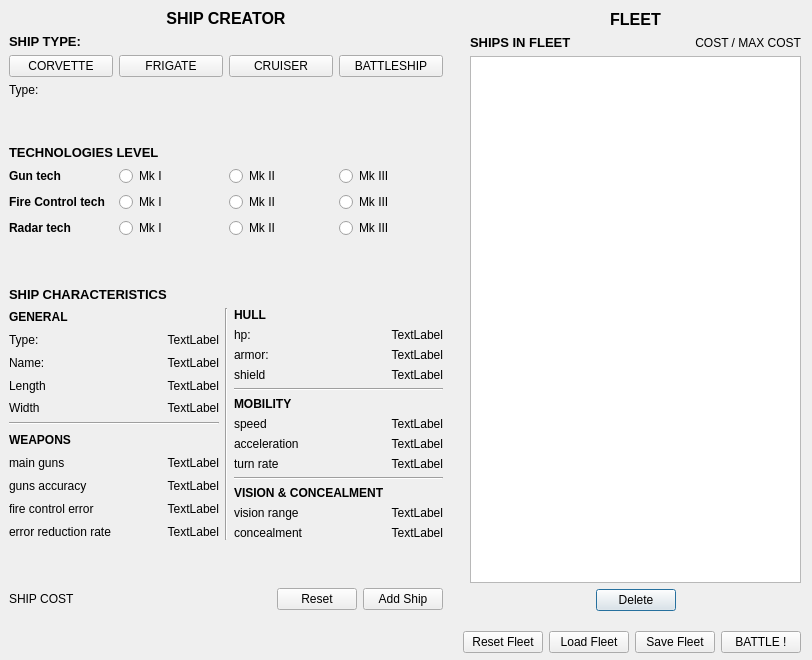
<?xml version="1.0" encoding="UTF-8"?>
<ui version="4.0">
 <class>FleetSetUp</class>
 <widget class="QDialog" name="FleetSetUp">
  <property name="geometry">
   <rect>
    <x>0</x>
    <y>0</y>
    <width>812</width>
    <height>660</height>
   </rect>
  </property>
  <property name="minimumSize">
   <size>
    <width>812</width>
    <height>660</height>
   </size>
  </property>
  <property name="maximumSize">
   <size>
    <width>812</width>
    <height>660</height>
   </size>
  </property>
  <property name="windowTitle">
   <string>Set up your fleet</string>
  </property>
  <widget class="QWidget" name="verticalLayoutWidget">
   <property name="geometry">
    <rect>
     <x>470</x>
     <y>10</y>
     <width>331</width>
     <height>601</height>
    </rect>
   </property>
   <layout class="QVBoxLayout" name="fleet_lyt">
    <property name="sizeConstraint">
     <enum>QLayout::SetDefaultConstraint</enum>
    </property>
    <item>
     <widget class="QLabel" name="fleet_lbl">
      <property name="font">
       <font>
        <pointsize>12</pointsize>
        <weight>75</weight>
        <bold>true</bold>
       </font>
      </property>
      <property name="text">
       <string>FLEET</string>
      </property>
      <property name="alignment">
       <set>Qt::AlignCenter</set>
      </property>
     </widget>
    </item>
    <item>
     <layout class="QHBoxLayout" name="horizontalLayout_7">
      <item>
       <widget class="QLabel" name="ships_in_fleet_lbl">
        <property name="font">
         <font>
          <pointsize>10</pointsize>
          <weight>75</weight>
          <bold>true</bold>
         </font>
        </property>
        <property name="text">
         <string>SHIPS IN FLEET</string>
        </property>
       </widget>
      </item>
      <item>
       <widget class="QLabel" name="cur_fleet_cost_lbl">
        <property name="text">
         <string>COST / MAX COST</string>
        </property>
        <property name="alignment">
         <set>Qt::AlignRight|Qt::AlignTrailing|Qt::AlignVCenter</set>
        </property>
       </widget>
      </item>
     </layout>
    </item>
    <item>
     <widget class="QListView" name="listView"/>
    </item>
    <item>
     <layout class="QHBoxLayout" name="del_ship_lyt">
      <item>
       <spacer name="horizontalSpacer_3">
        <property name="orientation">
         <enum>Qt::Horizontal</enum>
        </property>
        <property name="sizeHint" stdset="0">
         <size>
          <width>40</width>
          <height>20</height>
         </size>
        </property>
       </spacer>
      </item>
      <item>
       <widget class="QPushButton" name="del_ship_but">
        <property name="text">
         <string>Delete</string>
        </property>
       </widget>
      </item>
      <item>
       <spacer name="horizontalSpacer_4">
        <property name="orientation">
         <enum>Qt::Horizontal</enum>
        </property>
        <property name="sizeHint" stdset="0">
         <size>
          <width>40</width>
          <height>20</height>
         </size>
        </property>
       </spacer>
      </item>
     </layout>
    </item>
   </layout>
  </widget>
  <widget class="QWidget" name="horizontalLayoutWidget_2">
   <property name="geometry">
    <rect>
     <x>10</x>
     <y>630</y>
     <width>791</width>
     <height>25</height>
    </rect>
   </property>
   <layout class="QHBoxLayout" name="main_choices_lyt">
    <item>
     <spacer name="horizontalSpacer">
      <property name="orientation">
       <enum>Qt::Horizontal</enum>
      </property>
      <property name="sizeHint" stdset="0">
       <size>
        <width>40</width>
        <height>20</height>
       </size>
      </property>
     </spacer>
    </item>
    <item>
     <widget class="QPushButton" name="clear_fleet_but">
      <property name="text">
       <string>Reset Fleet</string>
      </property>
     </widget>
    </item>
    <item>
     <widget class="QPushButton" name="load_fleet_but">
      <property name="text">
       <string>Load Fleet</string>
      </property>
     </widget>
    </item>
    <item>
     <widget class="QPushButton" name="save_fleet_but">
      <property name="text">
       <string>Save Fleet</string>
      </property>
     </widget>
    </item>
    <item>
     <widget class="QPushButton" name="battle_but">
      <property name="text">
       <string>BATTLE !</string>
      </property>
     </widget>
    </item>
   </layout>
  </widget>
  <widget class="QWidget" name="verticalLayoutWidget_2">
   <property name="geometry">
    <rect>
     <x>9</x>
     <y>9</y>
     <width>434</width>
     <height>601</height>
    </rect>
   </property>
   <layout class="QVBoxLayout" name="ship_creator_lyt">
    <item>
     <widget class="QLabel" name="ship_creator_lbl">
      <property name="font">
       <font>
        <pointsize>12</pointsize>
        <weight>75</weight>
        <bold>true</bold>
       </font>
      </property>
      <property name="text">
       <string>SHIP CREATOR</string>
      </property>
      <property name="alignment">
       <set>Qt::AlignCenter</set>
      </property>
     </widget>
    </item>
    <item>
     <layout class="QVBoxLayout" name="type_select_lyt">
      <item>
       <widget class="QLabel" name="type_lbl">
        <property name="font">
         <font>
          <pointsize>10</pointsize>
          <weight>75</weight>
          <bold>true</bold>
         </font>
        </property>
        <property name="text">
         <string>SHIP TYPE:</string>
        </property>
       </widget>
      </item>
      <item>
       <layout class="QVBoxLayout" name="type_choices_lyt">
        <item>
         <layout class="QHBoxLayout" name="type_buttons_lyt">
          <property name="sizeConstraint">
           <enum>QLayout::SetDefaultConstraint</enum>
          </property>
          <item>
           <widget class="QPushButton" name="pt_but">
            <property name="text">
             <string>CORVETTE</string>
            </property>
           </widget>
          </item>
          <item>
           <widget class="QPushButton" name="ff_but">
            <property name="text">
             <string>FRIGATE</string>
            </property>
           </widget>
          </item>
          <item>
           <widget class="QPushButton" name="ca_but">
            <property name="text">
             <string>CRUISER</string>
            </property>
           </widget>
          </item>
          <item>
           <widget class="QPushButton" name="bb_but">
            <property name="text">
             <string>BATTLESHIP</string>
            </property>
           </widget>
          </item>
         </layout>
        </item>
       </layout>
      </item>
      <item>
       <widget class="QLabel" name="cur_type_lbl">
        <property name="text">
         <string>Type:</string>
        </property>
       </widget>
      </item>
     </layout>
    </item>
    <item>
     <spacer name="verticalSpacer">
      <property name="orientation">
       <enum>Qt::Vertical</enum>
      </property>
      <property name="sizeHint" stdset="0">
       <size>
        <width>20</width>
        <height>40</height>
       </size>
      </property>
     </spacer>
    </item>
    <item>
     <layout class="QVBoxLayout" name="tech_lyt">
      <item>
       <widget class="QLabel" name="techs_lbl">
        <property name="font">
         <font>
          <pointsize>10</pointsize>
          <weight>75</weight>
          <bold>true</bold>
         </font>
        </property>
        <property name="text">
         <string>TECHNOLOGIES LEVEL</string>
        </property>
       </widget>
      </item>
      <item>
       <layout class="QGridLayout" name="gridLayout">
        <item row="0" column="0">
         <widget class="QLabel" name="gun_tech_lbl">
          <property name="font">
           <font>
            <weight>75</weight>
            <bold>true</bold>
           </font>
          </property>
          <property name="text">
           <string>Gun tech</string>
          </property>
         </widget>
        </item>
        <item row="2" column="1">
         <widget class="QRadioButton" name="rdr_tech_0">
          <property name="text">
           <string>Mk I</string>
          </property>
         </widget>
        </item>
        <item row="1" column="1">
         <widget class="QRadioButton" name="fc_tech_0">
          <property name="text">
           <string>Mk I</string>
          </property>
         </widget>
        </item>
        <item row="0" column="2">
         <widget class="QRadioButton" name="gun_tech_1">
          <property name="text">
           <string>Mk II</string>
          </property>
         </widget>
        </item>
        <item row="2" column="2">
         <widget class="QRadioButton" name="rdr_tech_1">
          <property name="text">
           <string>Mk II</string>
          </property>
         </widget>
        </item>
        <item row="1" column="2">
         <widget class="QRadioButton" name="fc_tech_1">
          <property name="text">
           <string>Mk II</string>
          </property>
         </widget>
        </item>
        <item row="2" column="0">
         <widget class="QLabel" name="radar_tech_lbl">
          <property name="font">
           <font>
            <weight>75</weight>
            <bold>true</bold>
           </font>
          </property>
          <property name="text">
           <string>Radar tech</string>
          </property>
         </widget>
        </item>
        <item row="1" column="0">
         <widget class="QLabel" name="fc_tech_lbl">
          <property name="font">
           <font>
            <weight>75</weight>
            <bold>true</bold>
           </font>
          </property>
          <property name="text">
           <string>Fire Control tech</string>
          </property>
         </widget>
        </item>
        <item row="0" column="1">
         <widget class="QRadioButton" name="gun_tech_0">
          <property name="text">
           <string>Mk I</string>
          </property>
         </widget>
        </item>
        <item row="0" column="3">
         <widget class="QRadioButton" name="gun_tech_2">
          <property name="text">
           <string>Mk III</string>
          </property>
         </widget>
        </item>
        <item row="1" column="3">
         <widget class="QRadioButton" name="fc_tech_2">
          <property name="text">
           <string>Mk III</string>
          </property>
         </widget>
        </item>
        <item row="2" column="3">
         <widget class="QRadioButton" name="rdr_tech_2">
          <property name="text">
           <string>Mk III</string>
          </property>
         </widget>
        </item>
       </layout>
      </item>
     </layout>
    </item>
    <item>
     <spacer name="verticalSpacer_2">
      <property name="orientation">
       <enum>Qt::Vertical</enum>
      </property>
      <property name="sizeHint" stdset="0">
       <size>
        <width>20</width>
        <height>40</height>
       </size>
      </property>
     </spacer>
    </item>
    <item>
     <layout class="QVBoxLayout" name="ship_stats_lyt">
      <item>
       <widget class="QLabel" name="ship_stats_lbl">
        <property name="font">
         <font>
          <pointsize>10</pointsize>
          <weight>75</weight>
          <bold>true</bold>
         </font>
        </property>
        <property name="text">
         <string>SHIP CHARACTERISTICS</string>
        </property>
       </widget>
      </item>
      <item>
       <layout class="QHBoxLayout" name="ship_stats_lyt_2">
        <item>
         <layout class="QVBoxLayout" name="ship_stats_lyt_3">
          <item>
           <widget class="QLabel" name="general_label">
            <property name="font">
             <font>
              <weight>75</weight>
              <bold>true</bold>
             </font>
            </property>
            <property name="text">
             <string>GENERAL</string>
            </property>
           </widget>
          </item>
          <item>
           <layout class="QHBoxLayout" name="type_lyt">
            <item>
             <widget class="QLabel" name="type_label">
              <property name="text">
               <string>Type:</string>
              </property>
             </widget>
            </item>
            <item>
             <widget class="QLabel" name="ship_type_label">
              <property name="text">
               <string>TextLabel</string>
              </property>
              <property name="alignment">
               <set>Qt::AlignRight|Qt::AlignTrailing|Qt::AlignVCenter</set>
              </property>
             </widget>
            </item>
           </layout>
          </item>
          <item>
           <layout class="QHBoxLayout" name="name_lyt">
            <item>
             <widget class="QLabel" name="name_label">
              <property name="text">
               <string>Name:</string>
              </property>
             </widget>
            </item>
            <item>
             <widget class="QLabel" name="ship_name_label">
              <property name="text">
               <string>TextLabel</string>
              </property>
              <property name="alignment">
               <set>Qt::AlignRight|Qt::AlignTrailing|Qt::AlignVCenter</set>
              </property>
             </widget>
            </item>
           </layout>
          </item>
          <item>
           <layout class="QHBoxLayout" name="len_lyt">
            <item>
             <widget class="QLabel" name="length_lbl">
              <property name="text">
               <string>Length</string>
              </property>
             </widget>
            </item>
            <item>
             <widget class="QLabel" name="ship_length_lbl">
              <property name="text">
               <string>TextLabel</string>
              </property>
              <property name="alignment">
               <set>Qt::AlignRight|Qt::AlignTrailing|Qt::AlignVCenter</set>
              </property>
             </widget>
            </item>
           </layout>
          </item>
          <item>
           <layout class="QHBoxLayout" name="widht_layout">
            <item>
             <widget class="QLabel" name="width_lbl">
              <property name="text">
               <string>Width</string>
              </property>
             </widget>
            </item>
            <item>
             <widget class="QLabel" name="ship_width_lbl">
              <property name="text">
               <string>TextLabel</string>
              </property>
              <property name="alignment">
               <set>Qt::AlignRight|Qt::AlignTrailing|Qt::AlignVCenter</set>
              </property>
             </widget>
            </item>
           </layout>
          </item>
          <item>
           <widget class="Line" name="line">
            <property name="orientation">
             <enum>Qt::Horizontal</enum>
            </property>
           </widget>
          </item>
          <item>
           <widget class="QLabel" name="weapons_lbl">
            <property name="font">
             <font>
              <weight>75</weight>
              <bold>true</bold>
             </font>
            </property>
            <property name="text">
             <string>WEAPONS</string>
            </property>
           </widget>
          </item>
          <item>
           <layout class="QHBoxLayout" name="main_guns_lyt">
            <item>
             <widget class="QLabel" name="ship_mg_lbl">
              <property name="text">
               <string>main guns</string>
              </property>
             </widget>
            </item>
            <item>
             <widget class="QLabel" name="ship_w_lbl">
              <property name="text">
               <string>TextLabel</string>
              </property>
              <property name="alignment">
               <set>Qt::AlignRight|Qt::AlignTrailing|Qt::AlignVCenter</set>
              </property>
             </widget>
            </item>
           </layout>
          </item>
          <item>
           <layout class="QHBoxLayout" name="acc_lyt">
            <item>
             <widget class="QLabel" name="acc_lbl">
              <property name="text">
               <string>guns accuracy</string>
              </property>
             </widget>
            </item>
            <item>
             <widget class="QLabel" name="ship_acc_lbl">
              <property name="text">
               <string>TextLabel</string>
              </property>
              <property name="alignment">
               <set>Qt::AlignRight|Qt::AlignTrailing|Qt::AlignVCenter</set>
              </property>
             </widget>
            </item>
           </layout>
          </item>
          <item>
           <layout class="QHBoxLayout" name="fc_lyt">
            <item>
             <widget class="QLabel" name="fc_lbl">
              <property name="text">
               <string>fire control error</string>
              </property>
             </widget>
            </item>
            <item>
             <widget class="QLabel" name="ship_fc_lbl">
              <property name="text">
               <string>TextLabel</string>
              </property>
              <property name="alignment">
               <set>Qt::AlignRight|Qt::AlignTrailing|Qt::AlignVCenter</set>
              </property>
             </widget>
            </item>
           </layout>
          </item>
          <item>
           <layout class="QHBoxLayout" name="err_reduc_lyt">
            <item>
             <widget class="QLabel" name="err_reduc_lbl">
              <property name="text">
               <string>error reduction rate</string>
              </property>
             </widget>
            </item>
            <item>
             <widget class="QLabel" name="ship_errreduc_lbl">
              <property name="text">
               <string>TextLabel</string>
              </property>
              <property name="alignment">
               <set>Qt::AlignRight|Qt::AlignTrailing|Qt::AlignVCenter</set>
              </property>
             </widget>
            </item>
           </layout>
          </item>
         </layout>
        </item>
        <item>
         <widget class="Line" name="line_4">
          <property name="orientation">
           <enum>Qt::Vertical</enum>
          </property>
         </widget>
        </item>
        <item>
         <layout class="QVBoxLayout" name="hull_stats_lyt">
          <item>
           <widget class="QLabel" name="hull_label">
            <property name="font">
             <font>
              <weight>75</weight>
              <bold>true</bold>
             </font>
            </property>
            <property name="text">
             <string>HULL</string>
            </property>
           </widget>
          </item>
          <item>
           <layout class="QHBoxLayout" name="hp_lyt">
            <item>
             <widget class="QLabel" name="max_hp_lbl">
              <property name="text">
               <string>hp:</string>
              </property>
             </widget>
            </item>
            <item>
             <widget class="QLabel" name="ship_max_hp_lbl">
              <property name="text">
               <string>TextLabel</string>
              </property>
              <property name="alignment">
               <set>Qt::AlignRight|Qt::AlignTrailing|Qt::AlignVCenter</set>
              </property>
             </widget>
            </item>
           </layout>
          </item>
          <item>
           <layout class="QHBoxLayout" name="armor_lyt">
            <item>
             <widget class="QLabel" name="armor_lbl">
              <property name="text">
               <string>armor:</string>
              </property>
             </widget>
            </item>
            <item>
             <widget class="QLabel" name="ship_armor_lbl">
              <property name="text">
               <string>TextLabel</string>
              </property>
              <property name="alignment">
               <set>Qt::AlignRight|Qt::AlignTrailing|Qt::AlignVCenter</set>
              </property>
             </widget>
            </item>
           </layout>
          </item>
          <item>
           <layout class="QHBoxLayout" name="shield_lyt">
            <item>
             <widget class="QLabel" name="shield_lbl">
              <property name="text">
               <string>shield</string>
              </property>
             </widget>
            </item>
            <item>
             <widget class="QLabel" name="ship_shield_lbl">
              <property name="text">
               <string>TextLabel</string>
              </property>
              <property name="alignment">
               <set>Qt::AlignRight|Qt::AlignTrailing|Qt::AlignVCenter</set>
              </property>
             </widget>
            </item>
           </layout>
          </item>
          <item>
           <widget class="Line" name="line_2">
            <property name="orientation">
             <enum>Qt::Horizontal</enum>
            </property>
           </widget>
          </item>
          <item>
           <widget class="QLabel" name="mobility_lbl">
            <property name="font">
             <font>
              <weight>75</weight>
              <bold>true</bold>
             </font>
            </property>
            <property name="text">
             <string>MOBILITY</string>
            </property>
           </widget>
          </item>
          <item>
           <layout class="QHBoxLayout" name="speed_lyt">
            <item>
             <widget class="QLabel" name="v_lbl">
              <property name="text">
               <string>speed</string>
              </property>
             </widget>
            </item>
            <item>
             <widget class="QLabel" name="ship_v_lbl">
              <property name="text">
               <string>TextLabel</string>
              </property>
              <property name="alignment">
               <set>Qt::AlignRight|Qt::AlignTrailing|Qt::AlignVCenter</set>
              </property>
             </widget>
            </item>
           </layout>
          </item>
          <item>
           <layout class="QHBoxLayout" name="accel_lyt">
            <item>
             <widget class="QLabel" name="accel_lbl">
              <property name="text">
               <string>acceleration</string>
              </property>
             </widget>
            </item>
            <item>
             <widget class="QLabel" name="ship_accel_lbl">
              <property name="text">
               <string>TextLabel</string>
              </property>
              <property name="alignment">
               <set>Qt::AlignRight|Qt::AlignTrailing|Qt::AlignVCenter</set>
              </property>
             </widget>
            </item>
           </layout>
          </item>
          <item>
           <layout class="QHBoxLayout" name="t_rate_lyt">
            <item>
             <widget class="QLabel" name="t_rate_lbl">
              <property name="text">
               <string>turn rate</string>
              </property>
             </widget>
            </item>
            <item>
             <widget class="QLabel" name="ship_t_rate_lbl">
              <property name="text">
               <string>TextLabel</string>
              </property>
              <property name="alignment">
               <set>Qt::AlignRight|Qt::AlignTrailing|Qt::AlignVCenter</set>
              </property>
             </widget>
            </item>
           </layout>
          </item>
          <item>
           <widget class="Line" name="line_3">
            <property name="orientation">
             <enum>Qt::Horizontal</enum>
            </property>
           </widget>
          </item>
          <item>
           <widget class="QLabel" name="vnc_label">
            <property name="font">
             <font>
              <weight>75</weight>
              <bold>true</bold>
             </font>
            </property>
            <property name="text">
             <string>VISION &amp; CONCEALMENT</string>
            </property>
           </widget>
          </item>
          <item>
           <layout class="QHBoxLayout" name="vision_lyt">
            <item>
             <widget class="QLabel" name="vision_lbl">
              <property name="text">
               <string>vision range</string>
              </property>
             </widget>
            </item>
            <item>
             <widget class="QLabel" name="ship_vision_lbl">
              <property name="text">
               <string>TextLabel</string>
              </property>
              <property name="alignment">
               <set>Qt::AlignRight|Qt::AlignTrailing|Qt::AlignVCenter</set>
              </property>
             </widget>
            </item>
           </layout>
          </item>
          <item>
           <layout class="QHBoxLayout" name="concl_lyt">
            <item>
             <widget class="QLabel" name="concl_lbl">
              <property name="text">
               <string>concealment</string>
              </property>
             </widget>
            </item>
            <item>
             <widget class="QLabel" name="ship_concl_lbl">
              <property name="text">
               <string>TextLabel</string>
              </property>
              <property name="alignment">
               <set>Qt::AlignRight|Qt::AlignTrailing|Qt::AlignVCenter</set>
              </property>
             </widget>
            </item>
           </layout>
          </item>
         </layout>
        </item>
       </layout>
      </item>
     </layout>
    </item>
    <item>
     <spacer name="verticalSpacer_3">
      <property name="orientation">
       <enum>Qt::Vertical</enum>
      </property>
      <property name="sizeHint" stdset="0">
       <size>
        <width>20</width>
        <height>40</height>
       </size>
      </property>
     </spacer>
    </item>
    <item>
     <layout class="QHBoxLayout" name="clear_add_but_lyt">
      <item>
       <widget class="QLabel" name="ship_cost_lbl">
        <property name="text">
         <string>SHIP COST</string>
        </property>
       </widget>
      </item>
      <item>
       <spacer name="horizontalSpacer_2">
        <property name="orientation">
         <enum>Qt::Horizontal</enum>
        </property>
        <property name="sizeHint" stdset="0">
         <size>
          <width>40</width>
          <height>20</height>
         </size>
        </property>
       </spacer>
      </item>
      <item>
       <widget class="QPushButton" name="clear_ship_but">
        <property name="text">
         <string>Reset</string>
        </property>
       </widget>
      </item>
      <item>
       <widget class="QPushButton" name="add_ship_but">
        <property name="text">
         <string>Add Ship</string>
        </property>
       </widget>
      </item>
     </layout>
    </item>
   </layout>
  </widget>
 </widget>
 <resources/>
 <connections/>
</ui>
